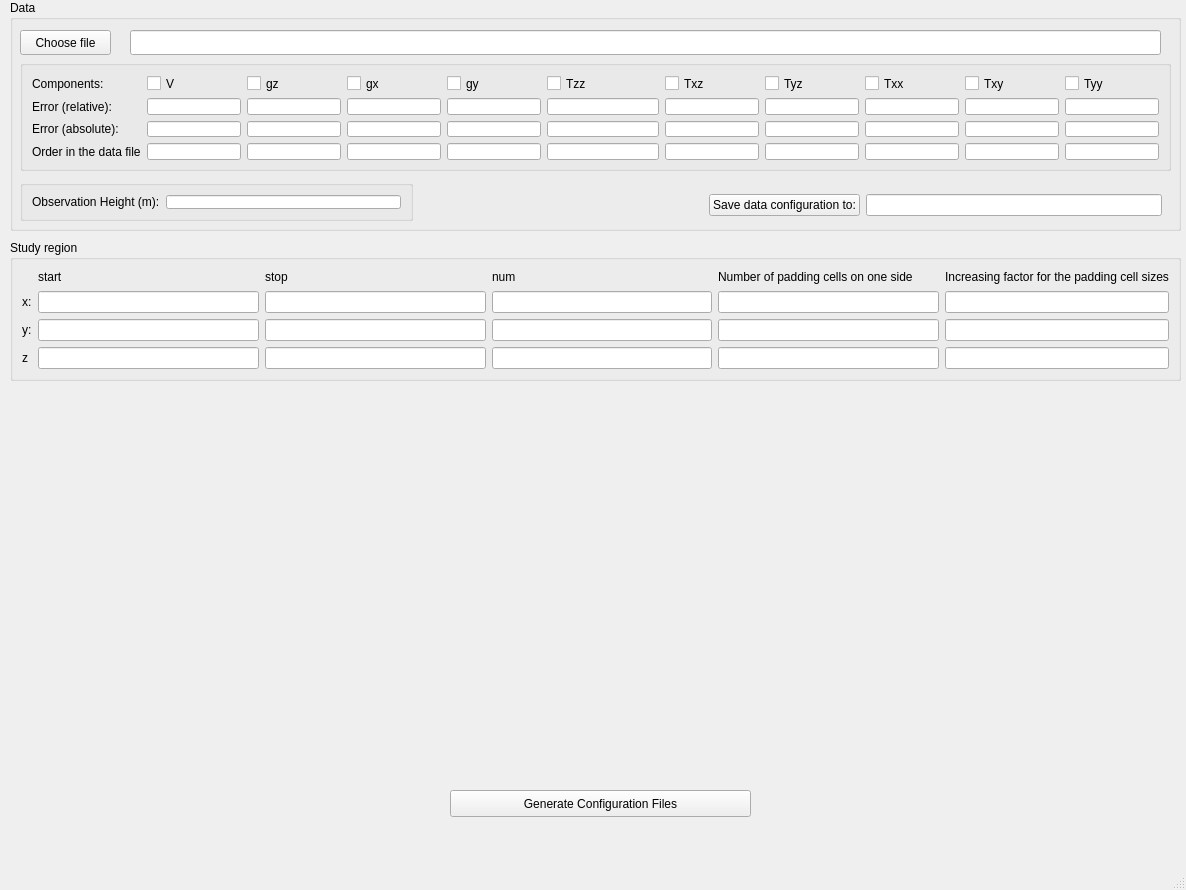
<?xml version="1.0" encoding="UTF-8"?>
<ui version="4.0">
 <class>MainWindow</class>
 <widget class="QMainWindow" name="MainWindow">
  <property name="geometry">
   <rect>
    <x>0</x>
    <y>0</y>
    <width>1186</width>
    <height>890</height>
   </rect>
  </property>
  <property name="windowTitle">
   <string>MainWindow</string>
  </property>
  <property name="accessibleName">
   <string>&lt;html&gt;&lt;head/&gt;&lt;body&gt;&lt;p&gt;DATA&lt;/p&gt;&lt;/body&gt;&lt;/html&gt;</string>
  </property>
  <property name="tabShape">
   <enum>QTabWidget::Rounded</enum>
  </property>
  <widget class="QWidget" name="centralwidget">
   <widget class="QGroupBox" name="groupBox">
    <property name="geometry">
     <rect>
      <x>10</x>
      <y>0</y>
      <width>1171</width>
      <height>231</height>
     </rect>
    </property>
    <property name="title">
     <string>Data</string>
    </property>
    <property name="flat">
     <bool>false</bool>
    </property>
    <property name="checkable">
     <bool>false</bool>
    </property>
    <widget class="QLineEdit" name="datafilepath_lineEdit">
     <property name="geometry">
      <rect>
       <x>120</x>
       <y>30</y>
       <width>1031</width>
       <height>25</height>
      </rect>
     </property>
    </widget>
    <widget class="QPushButton" name="select_data_file_btn">
     <property name="geometry">
      <rect>
       <x>10</x>
       <y>30</y>
       <width>91</width>
       <height>25</height>
      </rect>
     </property>
     <property name="text">
      <string>Choose file</string>
     </property>
    </widget>
    <widget class="QFrame" name="horizontalFrame_2">
     <property name="geometry">
      <rect>
       <x>690</x>
       <y>180</y>
       <width>471</width>
       <height>51</height>
      </rect>
     </property>
     <layout class="QHBoxLayout" name="horizontalLayout_2">
      <item>
       <widget class="QPushButton" name="set_saved_data_config_btn">
        <property name="text">
         <string>Save data configuration to:</string>
        </property>
       </widget>
      </item>
      <item>
       <widget class="QLineEdit" name="dataconfig_lineEdit"/>
      </item>
     </layout>
    </widget>
    <widget class="QGroupBox" name="gridGroupBox">
     <property name="geometry">
      <rect>
       <x>10</x>
       <y>60</y>
       <width>1151</width>
       <height>111</height>
      </rect>
     </property>
     <layout class="QGridLayout" name="gridLayout">
      <item row="0" column="0">
       <widget class="QLabel" name="label_3">
        <property name="text">
         <string>Components:</string>
        </property>
       </widget>
      </item>
      <item row="0" column="8">
       <widget class="QCheckBox" name="checkBox_Tyz">
        <property name="text">
         <string>Tyz</string>
        </property>
       </widget>
      </item>
      <item row="3" column="6">
       <widget class="QLineEdit" name="line_abs_err_Tzz">
        <property name="font">
         <font>
          <family>DejaVu Sans Mono</family>
         </font>
        </property>
       </widget>
      </item>
      <item row="2" column="1">
       <widget class="QLineEdit" name="line_rel_err_V"/>
      </item>
      <item row="3" column="2">
       <widget class="QLineEdit" name="line_abs_err_gz"/>
      </item>
      <item row="2" column="7">
       <widget class="QLineEdit" name="line_rel_err_Txz"/>
      </item>
      <item row="2" column="0">
       <widget class="QLabel" name="label_4">
        <property name="text">
         <string>Error (relative):</string>
        </property>
       </widget>
      </item>
      <item row="3" column="3">
       <widget class="QLineEdit" name="line_abs_err_gx"/>
      </item>
      <item row="3" column="4">
       <widget class="QLineEdit" name="line_abs_err_gy"/>
      </item>
      <item row="2" column="8">
       <widget class="QLineEdit" name="line_rel_err_Tyz"/>
      </item>
      <item row="0" column="10">
       <widget class="QCheckBox" name="checkBox_Txy">
        <property name="text">
         <string>Txy</string>
        </property>
       </widget>
      </item>
      <item row="0" column="3">
       <widget class="QCheckBox" name="checkBox_gx">
        <property name="text">
         <string>gx</string>
        </property>
       </widget>
      </item>
      <item row="3" column="8">
       <widget class="QLineEdit" name="line_abs_err_Tyz"/>
      </item>
      <item row="3" column="11">
       <widget class="QLineEdit" name="line_abs_err_Tyy"/>
      </item>
      <item row="2" column="4">
       <widget class="QLineEdit" name="line_rel_err_gy"/>
      </item>
      <item row="3" column="1">
       <widget class="QLineEdit" name="line_abs_err_V">
        <property name="styleSheet">
         <string notr="true"/>
        </property>
       </widget>
      </item>
      <item row="0" column="6">
       <widget class="QCheckBox" name="checkBox_Tzz">
        <property name="text">
         <string>Tzz</string>
        </property>
       </widget>
      </item>
      <item row="2" column="3">
       <widget class="QLineEdit" name="line_rel_err_gx"/>
      </item>
      <item row="0" column="2">
       <widget class="QCheckBox" name="checkBox_gz">
        <property name="text">
         <string>gz</string>
        </property>
       </widget>
      </item>
      <item row="3" column="9">
       <widget class="QLineEdit" name="line_abs_err_Txx"/>
      </item>
      <item row="3" column="0">
       <widget class="QLabel" name="label_2">
        <property name="text">
         <string>Error (absolute):</string>
        </property>
       </widget>
      </item>
      <item row="0" column="9">
       <widget class="QCheckBox" name="checkBox_Txx">
        <property name="text">
         <string>Txx</string>
        </property>
       </widget>
      </item>
      <item row="0" column="11">
       <widget class="QCheckBox" name="checkBox_Tyy">
        <property name="text">
         <string>Tyy</string>
        </property>
       </widget>
      </item>
      <item row="3" column="7">
       <widget class="QLineEdit" name="line_abs_err_Txz"/>
      </item>
      <item row="0" column="7">
       <widget class="QCheckBox" name="checkBox_Txz">
        <property name="text">
         <string>Txz</string>
        </property>
       </widget>
      </item>
      <item row="3" column="10">
       <widget class="QLineEdit" name="line_abs_err_Txy"/>
      </item>
      <item row="2" column="10">
       <widget class="QLineEdit" name="line_rel_err_Txy"/>
      </item>
      <item row="2" column="6">
       <widget class="QLineEdit" name="line_rel_err_Tzz"/>
      </item>
      <item row="0" column="1">
       <widget class="QCheckBox" name="checkBox_V">
        <property name="text">
         <string>V</string>
        </property>
       </widget>
      </item>
      <item row="0" column="4">
       <widget class="QCheckBox" name="checkBox_gy">
        <property name="text">
         <string>gy</string>
        </property>
       </widget>
      </item>
      <item row="2" column="9">
       <widget class="QLineEdit" name="line_rel_err_Txx"/>
      </item>
      <item row="2" column="11">
       <widget class="QLineEdit" name="line_rel_err_Tyy"/>
      </item>
      <item row="2" column="2">
       <widget class="QLineEdit" name="line_rel_err_gz"/>
      </item>
      <item row="4" column="0">
       <widget class="QLabel" name="label_9">
        <property name="text">
         <string>Order in the data file</string>
        </property>
       </widget>
      </item>
      <item row="4" column="1">
       <widget class="QLineEdit" name="line_order_V">
        <property name="styleSheet">
         <string notr="true"/>
        </property>
       </widget>
      </item>
      <item row="4" column="2">
       <widget class="QLineEdit" name="line_order_gz"/>
      </item>
      <item row="4" column="3">
       <widget class="QLineEdit" name="line_order_gx"/>
      </item>
      <item row="4" column="4">
       <widget class="QLineEdit" name="line_order_gy"/>
      </item>
      <item row="4" column="6">
       <widget class="QLineEdit" name="line_order_Tzz">
        <property name="font">
         <font>
          <family>DejaVu Sans Mono</family>
         </font>
        </property>
       </widget>
      </item>
      <item row="4" column="7">
       <widget class="QLineEdit" name="line_order_Txz"/>
      </item>
      <item row="4" column="8">
       <widget class="QLineEdit" name="line_order_Tyz"/>
      </item>
      <item row="4" column="9">
       <widget class="QLineEdit" name="line_order_Txx"/>
      </item>
      <item row="4" column="10">
       <widget class="QLineEdit" name="line_order_Txy"/>
      </item>
      <item row="4" column="11">
       <widget class="QLineEdit" name="line_order_Tyy"/>
      </item>
     </layout>
    </widget>
    <widget class="QGroupBox" name="horizontalGroupBox">
     <property name="geometry">
      <rect>
       <x>10</x>
       <y>180</y>
       <width>393</width>
       <height>41</height>
      </rect>
     </property>
     <layout class="QHBoxLayout" name="horizontalLayout">
      <item>
       <widget class="QLabel" name="label">
        <property name="text">
         <string>Observation Height (m):</string>
        </property>
       </widget>
      </item>
      <item>
       <widget class="QLineEdit" name="observation_height_lineEdit"/>
      </item>
     </layout>
    </widget>
   </widget>
   <widget class="QPushButton" name="generate_btn">
    <property name="geometry">
     <rect>
      <x>450</x>
      <y>790</y>
      <width>301</width>
      <height>27</height>
     </rect>
    </property>
    <property name="text">
     <string>Generate Configuration Files</string>
    </property>
   </widget>
   <widget class="QGroupBox" name="gridGroupBox">
    <property name="geometry">
     <rect>
      <x>10</x>
      <y>240</y>
      <width>1171</width>
      <height>141</height>
     </rect>
    </property>
    <property name="title">
     <string>Study region</string>
    </property>
    <layout class="QGridLayout" name="gridLayout_2">
     <item row="2" column="3">
      <widget class="QLineEdit" name="lineEdit_7"/>
     </item>
     <item row="0" column="4">
      <widget class="QLabel" name="label_17">
       <property name="text">
        <string>&lt;html&gt;&lt;head/&gt;&lt;body&gt;&lt;p&gt;Number of padding cells on one side&lt;/p&gt;&lt;/body&gt;&lt;/html&gt;</string>
       </property>
      </widget>
     </item>
     <item row="4" column="5">
      <widget class="QLineEdit" name="lineEdit_18"/>
     </item>
     <item row="5" column="2">
      <widget class="QLineEdit" name="lineEdit_6"/>
     </item>
     <item row="0" column="2">
      <widget class="QLabel" name="label_10">
       <property name="text">
        <string>stop</string>
       </property>
      </widget>
     </item>
     <item row="4" column="4">
      <widget class="QLineEdit" name="lineEdit_15"/>
     </item>
     <item row="4" column="2">
      <widget class="QLineEdit" name="lineEdit_5"/>
     </item>
     <item row="0" column="5">
      <widget class="QLabel" name="label_14">
       <property name="text">
        <string>Increasing factor for the padding cell sizes</string>
       </property>
      </widget>
     </item>
     <item row="5" column="1">
      <widget class="QLineEdit" name="lineEdit_3"/>
     </item>
     <item row="4" column="1">
      <widget class="QLineEdit" name="lineEdit_2"/>
     </item>
     <item row="4" column="0">
      <widget class="QLabel" name="label_6">
       <property name="text">
        <string>y:</string>
       </property>
      </widget>
     </item>
     <item row="2" column="0">
      <widget class="QLabel" name="label_5">
       <property name="text">
        <string>x:</string>
       </property>
      </widget>
     </item>
     <item row="2" column="2">
      <widget class="QLineEdit" name="lineEdit_4"/>
     </item>
     <item row="4" column="3">
      <widget class="QLineEdit" name="lineEdit_8"/>
     </item>
     <item row="5" column="3">
      <widget class="QLineEdit" name="lineEdit_9"/>
     </item>
     <item row="2" column="4">
      <widget class="QLineEdit" name="lineEdit_12"/>
     </item>
     <item row="0" column="3">
      <widget class="QLabel" name="label_11">
       <property name="text">
        <string>num</string>
       </property>
      </widget>
     </item>
     <item row="2" column="1">
      <widget class="QLineEdit" name="lineEdit"/>
     </item>
     <item row="5" column="0">
      <widget class="QLabel" name="label_7">
       <property name="text">
        <string>z</string>
       </property>
      </widget>
     </item>
     <item row="5" column="4">
      <widget class="QLineEdit" name="lineEdit_13"/>
     </item>
     <item row="5" column="5">
      <widget class="QLineEdit" name="lineEdit_14"/>
     </item>
     <item row="0" column="1">
      <widget class="QLabel" name="label_8">
       <property name="text">
        <string>start</string>
       </property>
      </widget>
     </item>
     <item row="2" column="5">
      <widget class="QLineEdit" name="lineEdit_10"/>
     </item>
    </layout>
   </widget>
  </widget>
  <widget class="QMenuBar" name="menubar">
   <property name="geometry">
    <rect>
     <x>0</x>
     <y>0</y>
     <width>1186</width>
     <height>24</height>
    </rect>
   </property>
  </widget>
  <widget class="QStatusBar" name="statusbar"/>
 </widget>
 <resources/>
 <connections/>
</ui>
